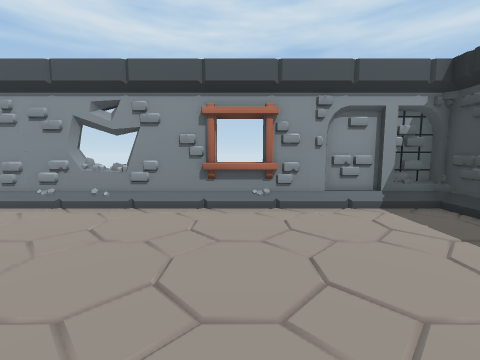
View 1 (above)

16 first-person views from a walk through a 3-D level made in the Unity game engine. The camera is 1.5 m above the floor, tilts 6° down and sees 90° across. The floor is counted in squares, 1 m on a side. Each view is taken from the middle of a square. On the plan, view 1 faces up. The plan holds only what a view shows up to about 13 squares ahead; the rest is blank.

View 2
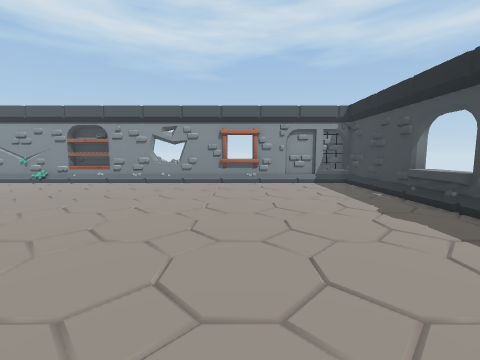

View 3
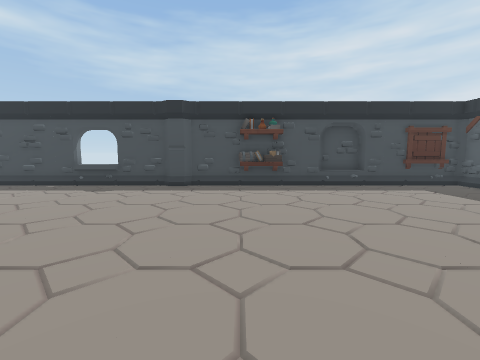

View 4
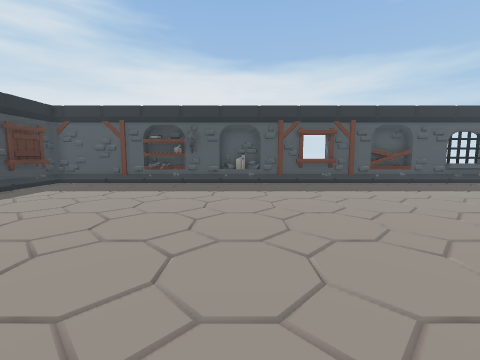

View 5
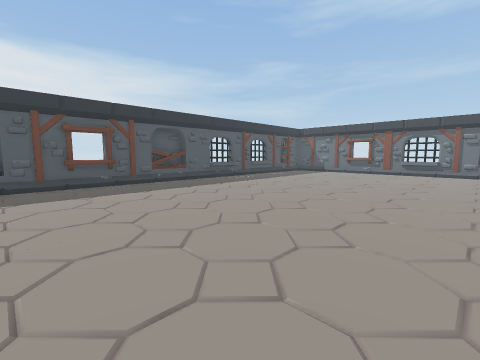

View 6
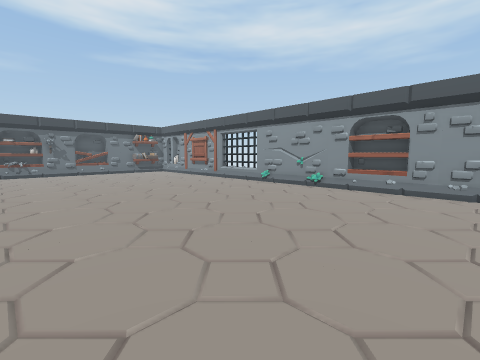

View 7
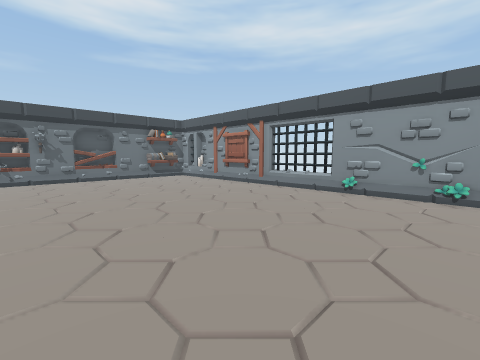

View 8
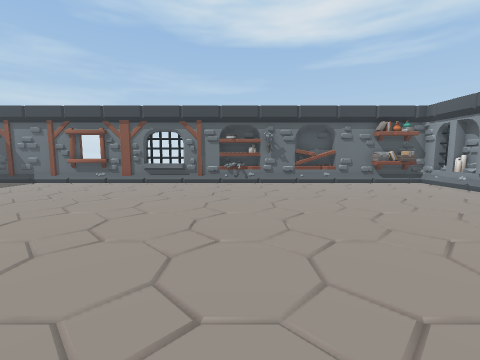

View 9
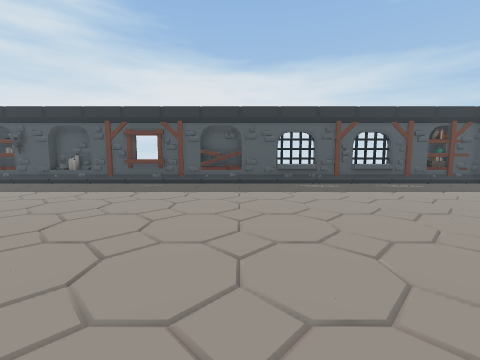

View 10
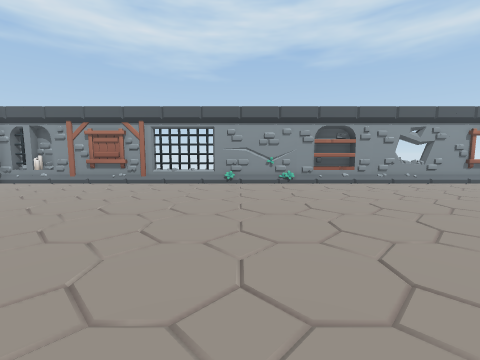

View 11
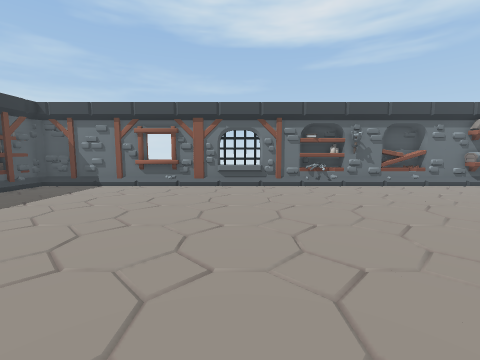

View 12
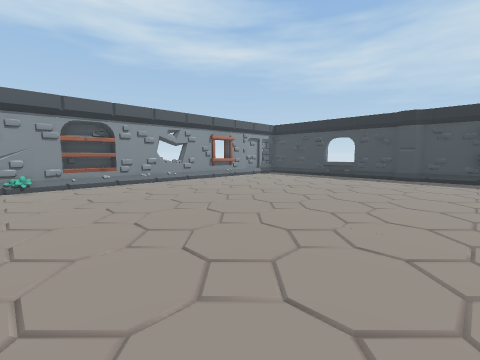

View 13
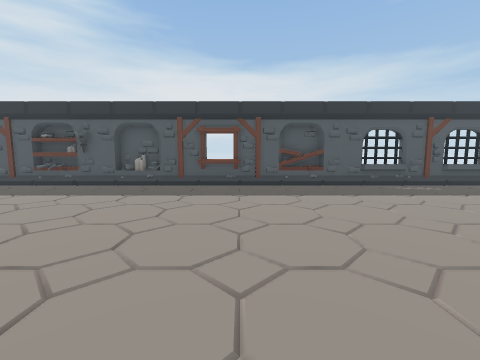

View 14
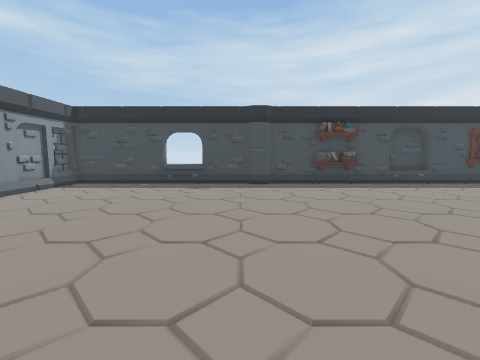

View 15
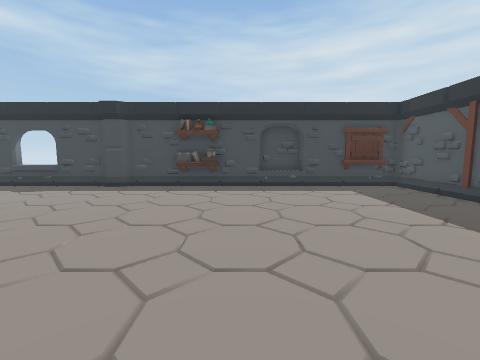

View 16
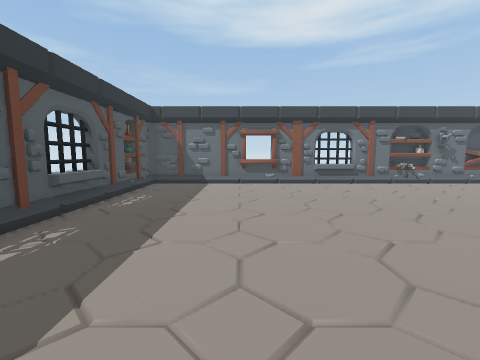

### Floor plan
Key: @ floor where view 1 was taken; # wall or solid block; . floor; = window, fence, low wall or low ledge; ^ raised ledge; O other object.
Columns run from 26 left of view 1 to 7 right of it. Each row starts with its distance up from view 1.
  7 ###O#############OOO##=###^######
  6 #O..............................#
  5 #O..............................#
  4 OO..............................#
  3 #...............................#
  2 O...............................#
  1 O...............................^
  0 O.........................@.....#
 -1 #...............................#
 -2 O...............................#
 -3 OO.............................OOO
 -4 O...............................#
 -5 #...............................#
 -6 #..............................OO
 -7 #..............................OO
 -8 #..............................OO
 -9 #...............................#
-10 #...............................#
-11 ^...............................#
-12 #...............................#
-13 #...............................#
-14 #...............................#
-15 #...............................#
-16 #.........................O.....#
-17 ##OO#########OOO##^##OO##OOO#####

Positions as (right, up) in squares from view 1, and headings:
1: (0, 0), facing up
2: (0, -6), facing up
3: (-6, -6), facing right
4: (-4, -4), facing down
5: (-5, -4), facing down-left
6: (-5, -4), facing up-left
7: (-10, -3), facing up-left
8: (-13, -3), facing left
9: (-13, -4), facing down
10: (-13, -6), facing up
11: (-14, -7), facing left
12: (-11, -6), facing up-right
13: (-9, -5), facing down
14: (-7, -2), facing right
15: (-6, -9), facing right
16: (-13, -12), facing left
